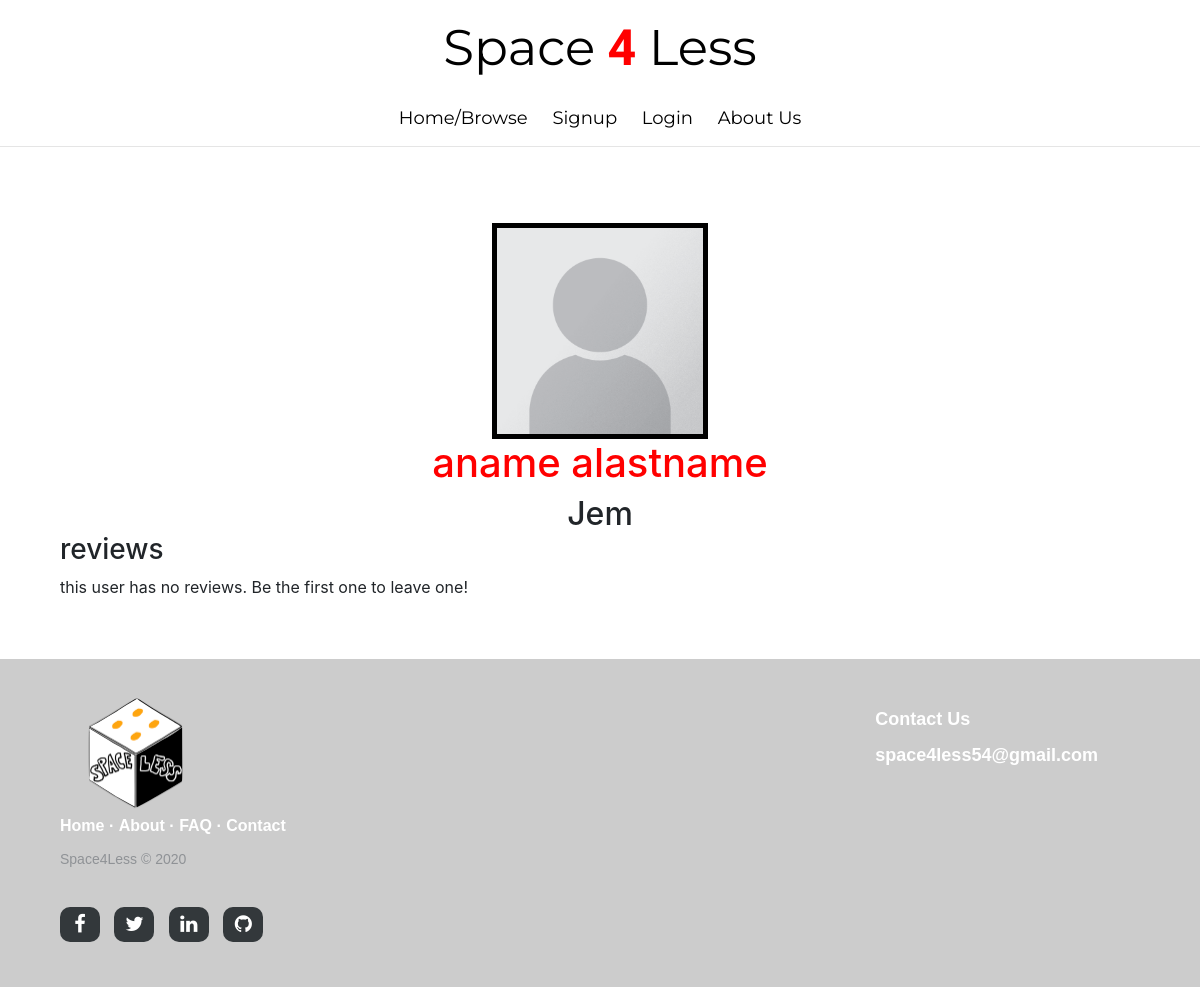
/profile/4, run on an earlier commit of the app's database.
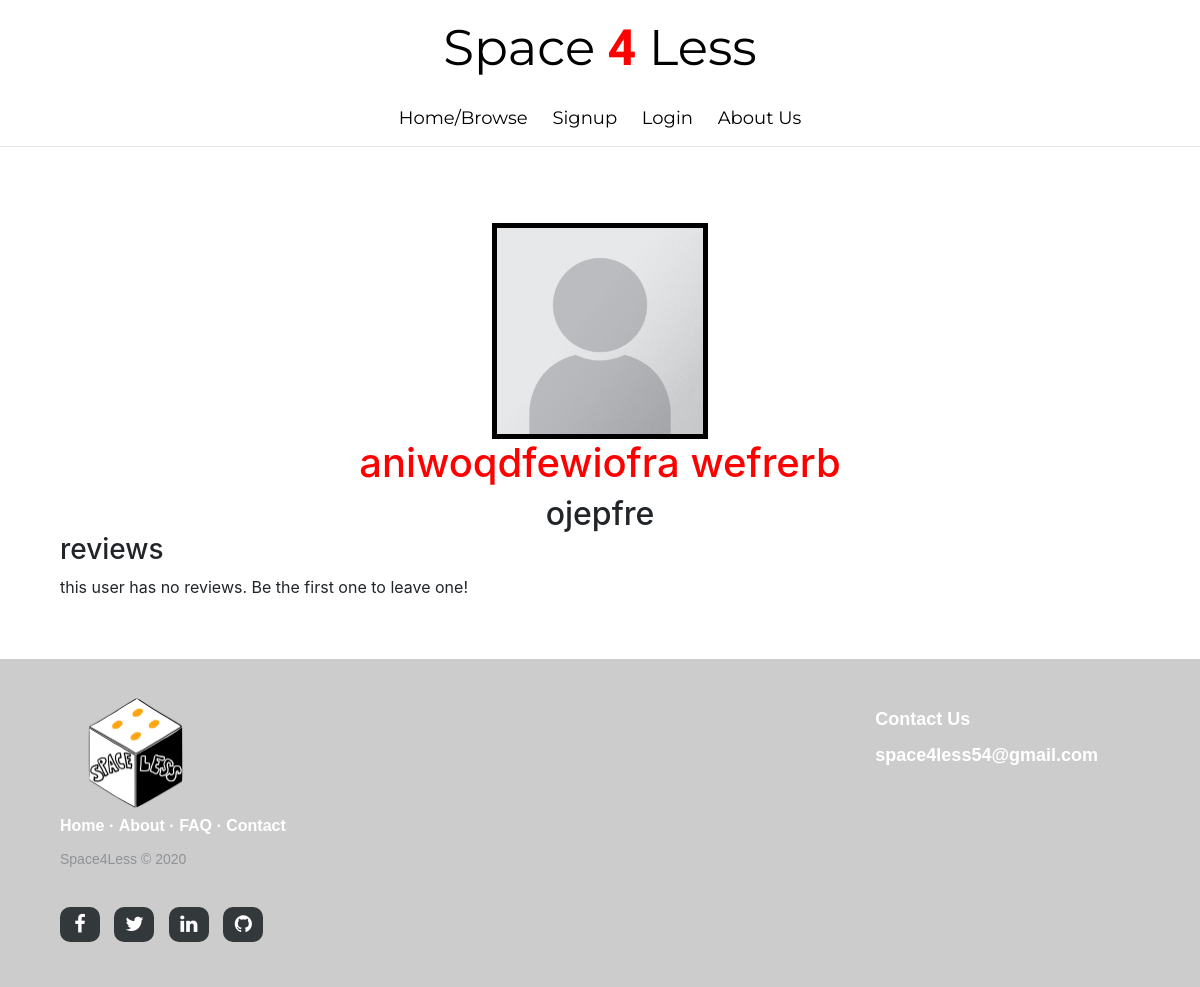
And on a later commit of the database.
### app/models.py (models this page shows, shortened)
class User(db.Model, UserMixin):
    __tablename__ = 'user'
    user_id = db.Column(db.Integer, primary_key=True)
    username = db.Column(db.String(250), nullable=False)
    first_name = db.Column(db.String(250), nullable=False)
    last_name = db.Column(db.String(250), nullable=False)
    email = db.Column(db.String(250), nullable=False)
    password = db.Column(db.String(200))
    image_file = db.Column(db.String(20), nullable=False, default='default-profile.png')
    roles = db.Column(db.String(20))
    posts = db.relationship('Post', backref='author', lazy=True)
    bookings = db.relationship('Book')
    comments = db.relationship('Comment')
    reviews = db.relationship('Review')

### app/main/routes.py (the view, shortened to what this page needs)
@bp_main.route("/profile/<userid>", methods=['GET', 'POST'])
def view_profile(userid):
    user = User.query.get(userid)
    reviews = Review.query.filter_by(property_owner_user_id=userid) \
        .join(User, Review.renter_user_id == User.user_id) \
        .add_columns(Review.content, Review.stars, Review.date_posted, User.username, User.image_file,
                     Review.review_id) \
        .all()
    sum = 0
    number_of_reviews = 0
    star_number_tot = {1: 0, 2: 0, 3: 0, 4: 0, 5: 0, 'total': 0}
    if len(reviews) == 0:
        average = 'there are no reviews at this time'
    return render_template('view_profile.html', user=user, reviews=reviews, average=average,
                           star_number=star_number_tot)

### app/templates/view_profile.html (shortened to what this page needs)
{% extends 'layout.html' %}
{% block content %}
    <img class="profile_picture"
         src="{{ url_for('static', filename='profile_pictures/' + user.image_file, width=50, height =50) }}">
    <h1>{{ user.first_name }} {{ user.last_name }}</h1>
    <h2 class="align_center">{{ user.username }}</h2>
    <h3>reviews</h3>
    {% if star_number['total']== 0 %}
        this user has no reviews. Be the first one to leave one!
    {% endif %}
    <br>
{% endblock content %}

### app/templates/layout.html (shortened to what this page needs)
<!DOCTYPE html>
<html lang="en">
<head>
    <link rel="stylesheet" type="text/css" href="{{ url_for('static', filename='design.css') }}">
    <link rel="stylesheet" href=" https://maxcdn.bootstrapcdn.com/font-awesome/4.2.0/css/font-awesome.min.css">
    <link rel="stylesheet" href="https://stackpath.bootstrapcdn.com/bootstrap/4.4.1/css/bootstrap.min.css"
>
    <link rel="stylesheet" href="https://cdnjs.cloudflare.com/ajax/libs/font-awesome/4.7.0/css/font-awesome.min.css">
</head>
<body>
<header>
    <nav class="nav">
        <div class="nav-header">
            <div class="nav-title">
                Space<span
                    style='color: red; font-family: "Mr Dafoe"; font-size: 50px; font-style: normal; font-variant: normal; font-weight: 700; line-height: 26.4px; '> 4 </span>
                Less
            </div>
        </div>
        <div class="nav-links">
            <a href="{{ url_for('main.home_page') }}"> Home/Browse</a>
            {% if current_user.is_authenticated %}
                {% if current_user.roles == 'property_owner' %}
                    <a href="{{ url_for('posts.post') }}" target="_blank"> Post </a>
                    {#{% else %}
                        <a href="{{ url_for('main.book') }}" target="_blank"> Book </a>#}
                {% endif %}
                <a href="{{ url_for('auth.logout') }}">Logout</a>
                <a href="{{ url_for('user.profile') }}">My profile</a>
            {% else %}
                <a href="{{ url_for('auth.signup') }}">Signup</a>
                <a href="{{ url_for('auth.login') }}">Login </a>
                <a href="{{ url_for('main.about_me') }}">About Us </a>
            {% endif %}
        </div>
    </nav>
</header>
<hr>
<div class="main-body">
    {% block content %}{% endblock content %}
</div>
<footer class="footer-distributed">
    <div class="footer-left">
        <span><img class="logo" src="../static/logo.jpg" alt=" "></span>
        <p class="footer-links">
            <a href="{{ url_for('main.home_page') }}">Home</a>
            ·
            <a href="{{ url_for('main.about_me') }}">About</a>
            ·
            <a href="{{ url_for('main.faq') }}">FAQ</a>
            ·
            <a href="#">Contact</a>
        </p>
        <p class="footer-company-name">Space4Less © 2020</p>
        <div class="footer-icons">
            <a href="https://www.facebook.com"><i class="fa fa-facebook"></i></a>
            <a href="https://twitter.com"><i class="fa fa-twitter"></i></a>
            <a href="https://www.linkedin.com"><i class="fa fa-linkedin"></i></a>
            <a href="https://github.com"><i class="fa fa-github"></i></a>
        </div>
    </div>
    <div class="footer-right">
        <p>Contact Us</p>
        <br>
        <p>space4less54@gmail.com</p>
    </div>
</footer>
</body>
</html>

### app/static/design.css (style rules this page uses)
.logo { width: 25%; }
.main-body { padding: 5%; }
.profile_picture { border: 5px solid black; margin: auto; display: block; max-width:20%; max-height:20%; width: auto; height: auto; }
.align_center { text-align: center; margin: auto; }
h1 { text-align: center; color:red; }
h2 { padding-left: 20%; padding-right: 20%; }
* { box-sizing: border-box; }
.nav { justify-content: space-between; height: 50px; width: 100%; background-color: transparent; opacity: 1; }
.nav { display: inline-block !important; margin: auto; text-align: center; }
.nav > .nav-header > .nav-title { font-size: 50px; font-family: Montserrat, sans-serif; color: black; padding: 10px 10px 10px 10px; }
.nav > .nav-links { display: inline; font-size: 18px; font-family: Montserrat, sans-serif; color: black; }
.nav > .nav-links > a { display: inline-block; padding: 10px 10px 20px 10px; text-decoration: none; color: black; }
.footer-distributed { background: #cccccc; box-shadow: 0 1px 1px 0 rgba(0, 0, 0, 0.12); box-sizing: border-box; width: 100%; font: bold 16px sans-serif; text-align: left; padding: 35px 60px 40px; overflow: hidden; }
.footer-distributed .footer-left { float: left; }
.footer-distributed .footer-links { color: #ffffff; margin: 0 0 10px; padding: 0; }
.footer-distributed .footer-links a { display:inline-block; line-height: 1.8; text-decoration: none; color: inherit; }
.footer-distributed .footer-company-name { color: #8f9296; font-size: 14px; font-weight: normal; margin: 0; }
.footer-distributed .footer-icons { margin-top: 40px; }
.footer-distributed .footer-icons a { display: inline-block; width: 40px; height: 35px; cursor: pointer; background-color: #33383b; border-radius: 10px; font-size: 20px; color: #ffffff; text-align: center; line-height: 35px; margin-right: 10px; margin-bottom: 5px; }
.footer-distributed .footer-right { float: right; }
.footer-distributed .footer-right p { display: inline-block; vertical-align: top; margin: 15px 42px 0 0; color: #ffffff; font-size: 18px; }
.fa { font-size: 25px; }

What changed in the data, as far as the page shows it:
changed User: first_name "aname" → "aniwoqdfewiofra"; last_name "alastname" → "wefrerb"; username "Jem" → "ojepfre"
